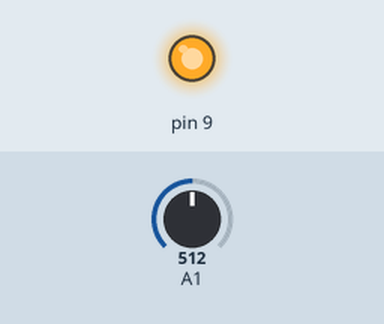
A sketch run on a simulated Arduino Uno, built with avr-gcc and run on an emulated ATmega328P. Shown: output pins drawn as LEDs (lit = HIGH). The test bench sets the inputs (shaded band); at power-on: A1 = 512. What the sketch prints to the serial monitor is not drawn.

Above: at 0.1 s.
Timing chart, 0 to 1.6 s (numbered marks = the images above):
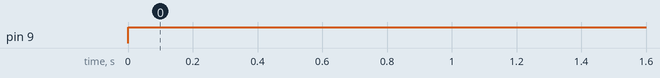

The sketch:

analogwrite.ino
```cpp
void setup() {
pinMode(9,OUTPUT);
pinMode(A1,INPUT);
Serial.begin(9600);
}

void loop() {
  analogWrite(9,255);

  Serial.println(analogRead(A1));
  delay(400);

}
```

Measured:
- by itself, pin 9: LOW → HIGH at 0.00 s
